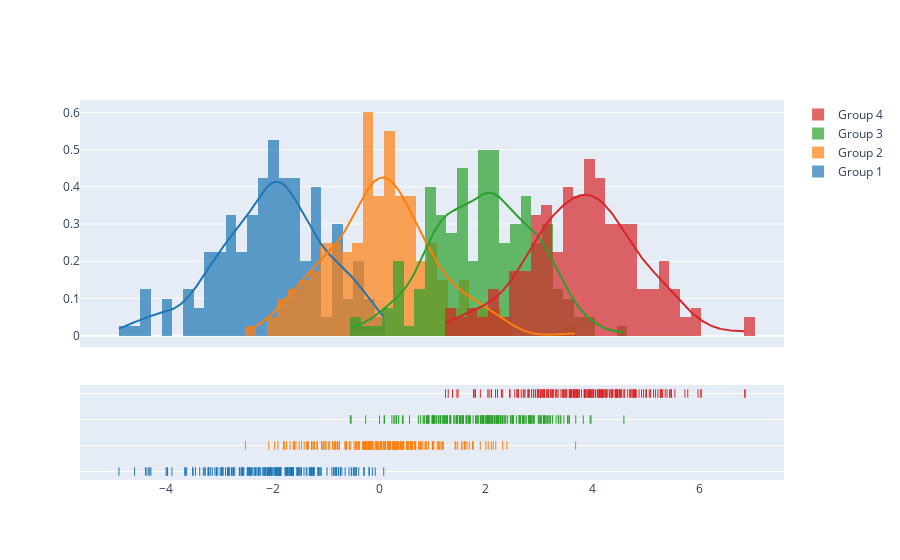

Source (notebook cell):
### Code cell
import plotly.figure_factory as ff

# Add histogram data
x1 = np.random.randn(200) - 2
x2 = np.random.randn(200)
x3 = np.random.randn(200) + 2
x4 = np.random.randn(200) + 4

# Group data together
hist_data = [x1, x2, x3, x4]

group_labels = ['Group 1', 'Group 2', 'Group 3', 'Group 4']

# Create distplot with custom bin_size
fig = ff.create_distplot(hist_data, group_labels, bin_size=.2)
fig.show()

### Figure 1 — Plotly figure (JSON) as saved in the notebook; plotly's stock layout.template omitted (floating-point values rounded to 4 significant figures; data arrays with more than 128 entries replaced by an {"elided": "..."} marker saying what was removed)
{"data": [{"autobinx": false, "histnorm": "probability density", "legendgroup": "Group 1", "marker": {"color": "rgb(31, 119, 180)"}, "name": "Group 1", "opacity": 0.7, "type": "histogram", "x": {"elided": "200 float values"}, "xaxis": "x", "xbins": {"end": 0.08263, "size": 0.2, "start": -4.886}, "yaxis": "y"}, {"autobinx": false, "histnorm": "probability density", "legendgroup": "Group 2", "marker": {"color": "rgb(255, 127, 14)"}, "name": "Group 2", "opacity": 0.7, "type": "histogram", "x": {"elided": "200 float values"}, "xaxis": "x", "xbins": {"end": 3.682, "size": 0.2, "start": -2.513}, "yaxis": "y"}, {"autobinx": false, "histnorm": "probability density", "legendgroup": "Group 3", "marker": {"color": "rgb(44, 160, 44)"}, "name": "Group 3", "opacity": 0.7, "type": "histogram", "x": {"elided": "200 float values"}, "xaxis": "x", "xbins": {"end": 4.589, "size": 0.2, "start": -0.5456}, "yaxis": "y"}, {"autobinx": false, "histnorm": "probability density", "legendgroup": "Group 4", "marker": {"color": "rgb(214, 39, 40)"}, "name": "Group 4", "opacity": 0.7, "type": "histogram", "x": {"elided": "200 float values"}, "xaxis": "x", "xbins": {"end": 6.863, "size": 0.2, "start": 1.241}, "yaxis": "y"}, {"legendgroup": "Group 1", "marker": {"color": "rgb(31, 119, 180)"}, "mode": "lines", "name": "Group 1", "showlegend": false, "type": "scatter", "x": {"elided": "500 float values"}, "xaxis": "x", "y": {"elided": "500 float values"}, "yaxis": "y"}, {"legendgroup": "Group 2", "marker": {"color": "rgb(255, 127, 14)"}, "mode": "lines", "name": "Group 2", "showlegend": false, "type": "scatter", "x": {"elided": "500 float values"}, "xaxis": "x", "y": {"elided": "500 float values"}, "yaxis": "y"}, {"legendgroup": "Group 3", "marker": {"color": "rgb(44, 160, 44)"}, "mode": "lines", "name": "Group 3", "showlegend": false, "type": "scatter", "x": {"elided": "500 float values"}, "xaxis": "x", "y": {"elided": "500 float values"}, "yaxis": "y"}, {"legendgroup": "Group 4", "marker": {"color": "rgb(214, 39, 40)"}, "mode": "lines", "name": "Group 4", "showlegend": false, "type": "scatter", "x": {"elided": "500 float values"}, "xaxis": "x", "y": {"elided": "500 float values"}, "yaxis": "y"}, {"legendgroup": "Group 1", "marker": {"color": "rgb(31, 119, 180)", "symbol": "line-ns-open"}, "mode": "markers", "name": "Group 1", "showlegend": false, "type": "scatter", "x": {"elided": "200 float values"}, "xaxis": "x", "y": {"elided": "200 str values"}, "yaxis": "y2"}, {"legendgroup": "Group 2", "marker": {"color": "rgb(255, 127, 14)", "symbol": "line-ns-open"}, "mode": "markers", "name": "Group 2", "showlegend": false, "type": "scatter", "x": {"elided": "200 float values"}, "xaxis": "x", "y": {"elided": "200 str values"}, "yaxis": "y2"}, {"legendgroup": "Group 3", "marker": {"color": "rgb(44, 160, 44)", "symbol": "line-ns-open"}, "mode": "markers", "name": "Group 3", "showlegend": false, "type": "scatter", "x": {"elided": "200 float values"}, "xaxis": "x", "y": {"elided": "200 str values"}, "yaxis": "y2"}, {"legendgroup": "Group 4", "marker": {"color": "rgb(214, 39, 40)", "symbol": "line-ns-open"}, "mode": "markers", "name": "Group 4", "showlegend": false, "type": "scatter", "x": {"elided": "200 float values"}, "xaxis": "x", "y": {"elided": "200 str values"}, "yaxis": "y2"}], "layout": {"barmode": "overlay", "hovermode": "closest", "legend": {"traceorder": "reversed"}, "xaxis": {"anchor": "y2", "domain": [0.0, 1.0], "zeroline": false}, "yaxis": {"anchor": "free", "domain": [0.35, 1], "position": 0.0}, "yaxis2": {"anchor": "x", "domain": [0, 0.25], "dtick": 1, "showticklabels": false}}}
